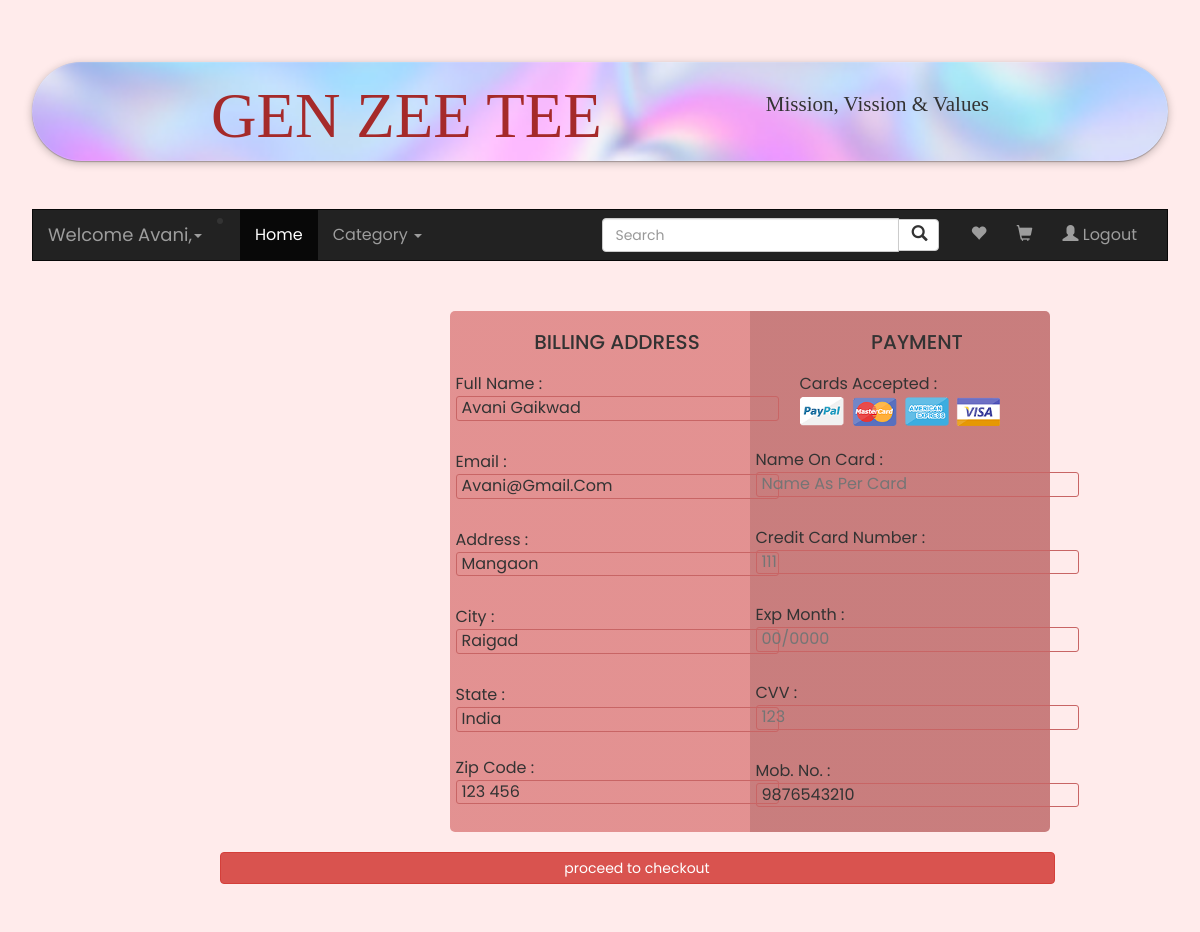
The page /makePayment (signed in) on the database its author committed.
### UserApp/models.py (models this page shows)
class Address(models.Model):
    fname = models.CharField(max_length=100)
    email = models.EmailField(max_length=100)
    addr = models.CharField(max_length=100)
    city = models.CharField(max_length=50)
    state = models.CharField(max_length=50)
    zip = models.CharField(max_length=6)
    mobile = models.IntegerField(default=10)
    name = models.ForeignKey(UserInfo,on_delete=models.CASCADE)
    class Meta:
        db_table = "Address"

### UserApp/views.py (the view, shortened to what this page needs)
# urls.py: path('makePayment',views.makePayment),
def makePayment(request):
    if request.method == "GET":
        if "uname" in request.session:
            try:
               details = Address.objects.get(name_id=request.session["uname"])
            except:
               return redirect(address)
            else:
                count = request.session.get("count")
                details = Address.objects.filter(name_id=request.session["uname"])
                return render(request,"makePayment.html",{"details":details,"count":count})

### UserApp/templates/makePayment.html (shortened to what this page needs)
{%extends "home.html"%}
{%load static%}
{%block "content"%}
<div class="container col">
  {%if details %}
    {%for detail in details%}
    <form method="POST">
          <div class="row">
              <div class="col-lg-6">
                  <h3 class="title">billing address</h3>
                  <div class="inputBox">
                      <span>full name :</span>
                      <input type="text" value="{{detail.fname}}">
                  </div>
                  <div class="inputBox">
                      <span>email :</span>
                      <input type="email" value="{{detail.email}}">
                  </div>
                  <div class="inputBox">
                      <span>address :</span>
                      <input type="text" value="{{detail.addr}}">
                  </div>
                  <div class="inputBox">
                      <span>city :</span>
                      <input type="text" value="{{detail.city}}">
                  </div>
                  <div class="flex">
                      <div class="inputBox">
                          <span>state :</span>
                          <input type="text" value="{{detail.state}}">
                      </div>
                      <div class="inputBox">
                          <span>zip code :</span>
                          <input type="text" value="{{detail.zip}}">
                      </div>
                  </div>
              </div>
              <div class="col-lg-6">
                  <h3 class="title">payment</h3>
                  <div class="inputBox">
                      <span>cards accepted :</span>
                      <img src=/static/images/card_img.png  style="width: 200px;margin-bottom: -7px;" alt="">
                  </div>
                  <div class="inputBox">
                      <span>name on card :</span>
                      <input type="text" placeholder="Name as per card">
                  </div>
                  <div class="inputBox">
                      <span>credit card number :</span>
                      <input type="number" name="card_no" placeholder="111">
                  </div>
                  <div class="inputBox">
                      <span>exp month :</span>
                      <input type="text" name="expiry" placeholder="00/0000">
                  </div>
                      <div class="inputBox">
                          <span>CVV :</span>
                          <input type="text" name="cvv" placeholder="123">
                      </div>
                      <div class="flex">
                        <div class="inputBox">
                            <span>Mob. No. :</span>
                            <input type="number" value="{{detail.mobile}}">
                        </div>
                  </div>
              </div>
          </div>
          <center><button class="btn btn-danger" type="submit" style="margin: 20px;">proceed to checkout</button></center>
        </form>
        {%endfor%}
      {%endif%}
</div>
{%endblock%}

### UserApp/templates/navbar.html (shortened to what this page needs)
{% load static %}
</head>
<body>
    <nav class="navbar navbar-inverse">
        <div class="container-fluid">
          <div class="navbar-header">
            {%if "uname" in request.session%}
            <li class="dropdown">
              <a class="dropdown-toggle" data-toggle="dropdown" href="#">
                <span class="navbar-brand">Welcome {{request.session.uname}},<span class="caret"></span></span></a>
            {%else%}
            <a class="navbar-brand" href="#">GZT</a>
            {%endif%}
          </div>
          <div class="collapse navbar-collapse" id="myNavbar">
            <ul class="nav navbar-nav">
              <li class="active"><a href="/">Home</a></li>
              <li class="dropdown">
                  <a class="dropdown-toggle" data-toggle="dropdown" href="#">Category
                  <span class="caret"></span></a>
            </ul>
            <ul class="nav navbar-nav navbar-right">
              <li><form class="navbar-form navbar-left" action="/searchbar" method="GET">
                <div class="input-group">
                  <input type="text" class="form-control" placeholder="Search" id="search" name="search">
                  <div class="input-group-btn">
                    <button class="btn btn-default" type="submit">
                      <i class="glyphicon glyphicon-search"></i>
                    </button>
                  </div>
                </div>
              </form></li>
              {%if "uname" in request.session%}
              <li><a href="/showAllWishlist"><span class="glyphicon glyphicon-heart"></span></a></li>
              <li><a href="/showAllCartItems"><span class="glyphicon glyphicon-shopping-cart"></a></li>
              <li><a href="/logout"><span class="glyphicon glyphicon-user"></span> Logout</a></li>
              {%endif%}
          </div>
        </div>
      </nav>
</body>
</html>

### UserApp/templates/searchengine.css (style rules this page uses)
* { margin: 0; padding: 0; box-sizing: border-box; font-family: 'poppins', sans-serif; font-size: 18px; }
body { margin: 4vh; }
.container { display: flex; align-items: center; justify-content: space-between; }
input { border: none; outline: none; background: none; }
button { width: 100%; position: relative; border: none; border-radius: 5px; background-color: #333; padding: 7px 25px; cursor: pointer; color: white; }

### UserApp/templates/makePayment.html (style rules this page uses)
* { font-family: 'Poppins', sans-serif; font-size: 16px; margin:0; padding:0; box-sizing: border-box; outline: none; border:none; text-transform: capitalize; transition: all .2s linear; }
.row { margin-left: 250px; border-radius: 5px; width: 600px; background: linear-gradient(90deg, hsl(0, 59%, 73%) 50%, hsl(0, 41%, 64%) 40.1%); }
.col-lg-6 { display: flex; justify-content: center; align-items: center; flex-direction: column; padding-left:50px; }
.title { font-size: 20px; color:#333; padding-bottom: 5px; text-transform: uppercase; }
.inputBox { margin-top: 5px; margin-bottom: 25px; }
input { border-radius: 3px; padding-left: 5px; border: 1px solid hsl(0, 47%, 59%) }
.btn { padding: 5px 12px; }

### rows shown on the page
Address: session.uname "Avani", fname "Avani Gaikwad", email "avani@gmail.com", addr "Mangaon", city "raigad", state "India", zip "123 456", mobile "9876543210"
